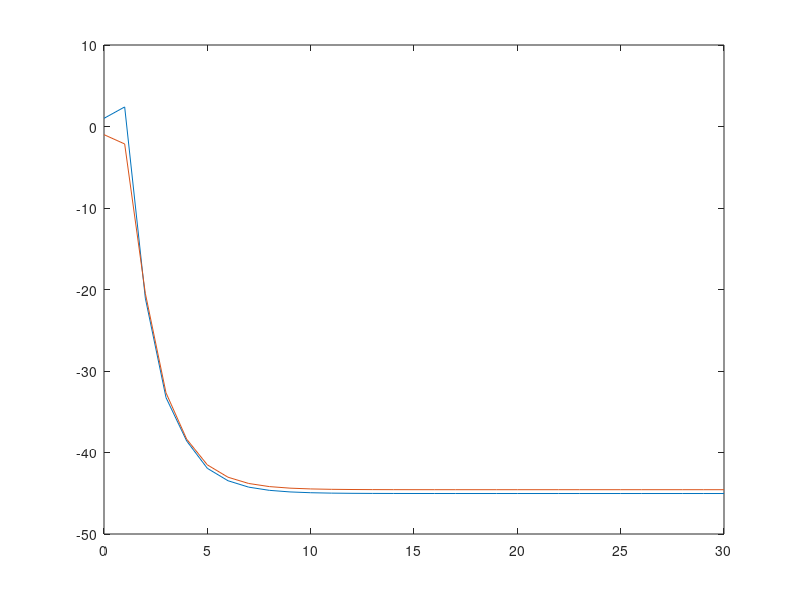
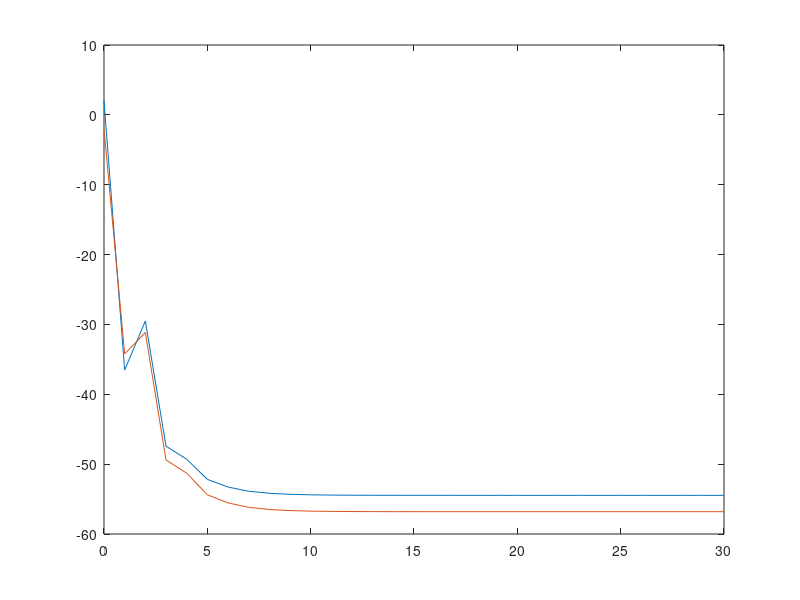
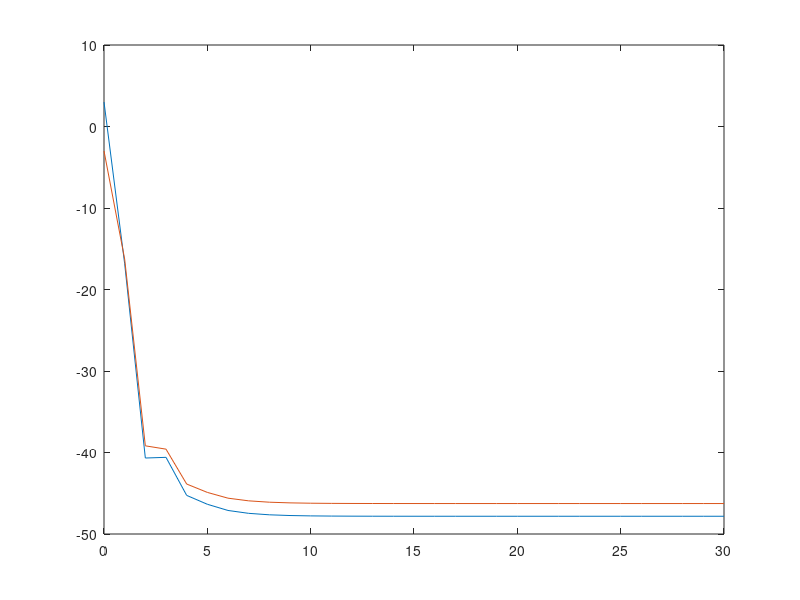
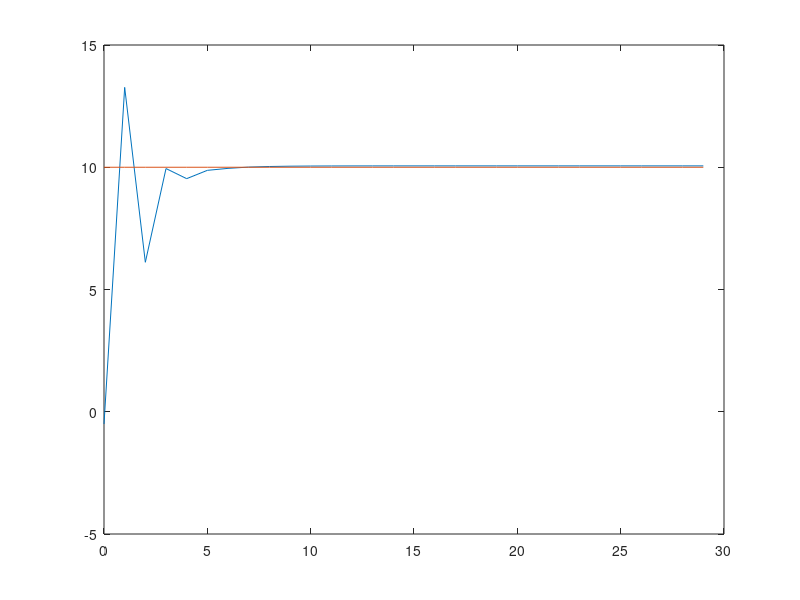

These charts were generated, in order, by the following MATLAB code:
%%%%%     SISTEMA DE CONTROL     %%%%%
%%%%%    OBSERVADOR DE ESTADO    %%%%%
%%%%%        LAZO CERRADO        %%%%% 

clc
close all
clear all
T=0:0.001:1;
%CONDICIONES INICIALES
k=1;
x1(k)=1;
x2(k)=2;
x3(k)=3;

x1T(k)=-1;
x2T(k)=-2;
x3T(k)=-3;
datos=30;
ref=10;
u(k)=0;

for k=1:datos
    u(k)=-1.72*ref+0.07223*x1T(k)+0.3065*x2T(k)+0.387*x3T(k);
    x1(k+1)=0.3*x2(k) +0.6*x3(k);
    x2(k+1)=0.2*x1(k)-0.7*x2(k)-0.35*x3(k)+1.8*u(k);
    x3(k+1)=-0.4*x1(k)+0.2*x2(k)+0.1*x3(k)+0.9*u(k);
    y(k)=0.2*x1(k)-0.35*x2(k);
    %ECUACIONES DEL OBSERVADOR
    x1T(k+1)=0.0518*x1T(k)+0.2094*x2T(k)+0.6*x3T(k)-0.2589*y(k);
    x2T(k+1)=-0.0847*x1T(k)-0.2018*x2T(k)-0.35*x3T(k)+1.4235*y(k)+1.84*u(k);
    x3T(k+1)=-0.1569*x1T(k)-0.2255*x2T(k)+0.1*x3T(k)-1.12156*y(k)+0.9*u(k);
    ref1(k)=ref;
end
k1=0:datos-1;
k2=0:datos;
figure
plot(k2,x1,k2,x1T)
figure
plot(k2,x2,k2,x2T)
figure
plot(k2,x3,k2,x3T)
figure
plot(k1,y,k1,ref1)